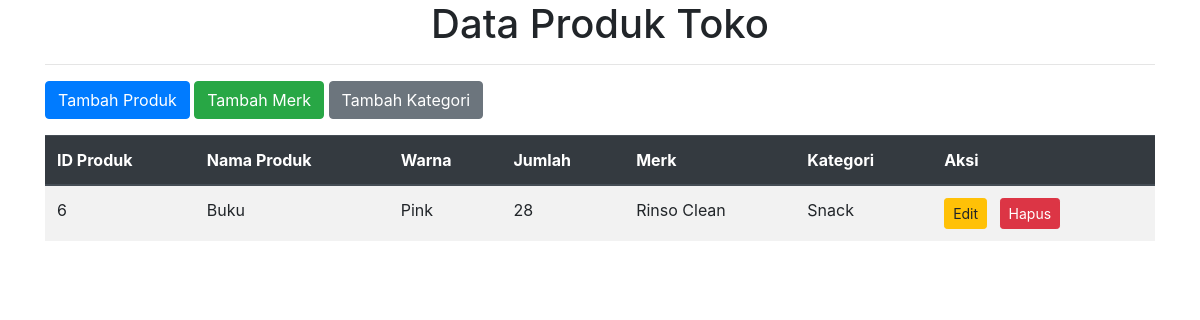
Before: / with the older database file.
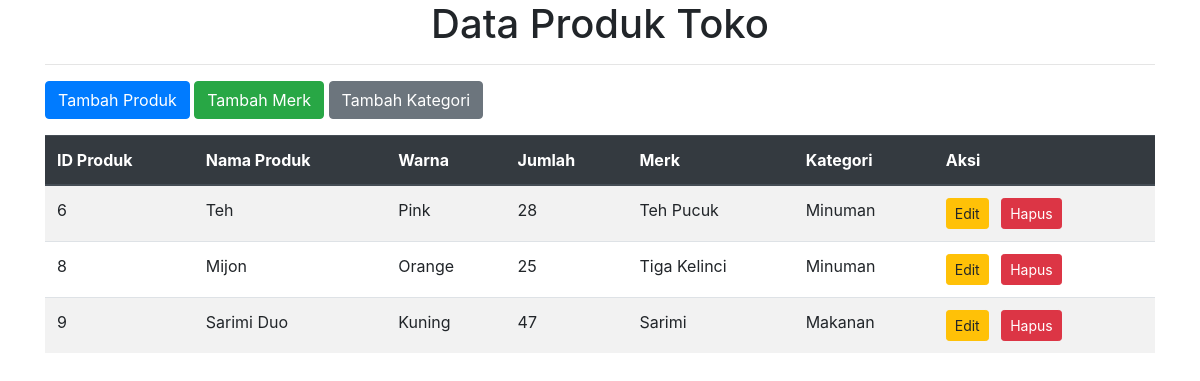
After: the same page with the newer database file.
### tables this page shows
CREATE TABLE `produk` (
  `id_produk` int(11) NOT NULL,
  `nama_produk` varchar(50) NOT NULL,
  `warna` varchar(50) NOT NULL,
  `jumlah` int(11) NOT NULL,
  `id_merk` int(11) NOT NULL,
  `id_kategori` int(11) NOT NULL
);

CREATE TABLE `merk` (
  `id_merk` int(11) NOT NULL,
  `nama_merk` varchar(50) NOT NULL
);

CREATE TABLE `kategori` (
  `id_kategori` int(11) NOT NULL,
  `nama_kategori` varchar(50) NOT NULL
);

### index.php (the view, shortened to what this page needs)
<!DOCTYPE html>
<html lang="en">
<head>
    <link rel="stylesheet" href="assets/bootstrap.css">
</head>
<body>
<div class="container">
<h1 class="text-gray-900 mb-3 text-center">Data Produk Toko</h1>
<hr>
<button type="button" class="btn btn-primary mb-3" data-toggle="modal" data-target="#tambahProduk">Tambah Produk</button>
<a type="button" class="btn btn-success mb-3" href="merk.php" role="button">Tambah Merk</a>
<a type="button" class="btn btn-secondary mb-3" href="create_kategori.php" role="button">Tambah Kategori</a>
    <table class="table table-striped">
    <thead class="thead-dark">
        <tr>
        <th scope="col">ID Produk</th>
        <th scope="col">Nama Produk</th>
        <th scope="col">Warna</th>
        <th scope="col">Jumlah</th>
        <th scope="col">Merk</th>
        <th scope="col">Kategori</th>
        <th scope="col">Aksi</th>
        </tr>
    </thead>
    <tbody>
    <?php
    $servername = "localhost";
    $username = "root";
    $password = "";
    $dbname = "toko";
    $conn = mysqli_connect($servername, $username, $password, $dbname);
    $sql = "SELECT * FROM produk INNER JOIN merk ON merk.id_merk = produk.id_merk INNER JOIN kategori ON kategori.id_kategori = produk.id_kategori";
        $result = mysqli_query($conn, $sql);
        if (mysqli_num_rows($result) > 0) {
            while($row = mysqli_fetch_assoc($result)) {?>
            <tr>
                <td><?php echo $row['id_produk']?></td>
                <td><?php echo $row['nama_produk']?></td>
                <td><?php echo $row['warna']?></td>
                <td><?php echo $row['jumlah']?></td>
                <td><?php echo $row['nama_merk']?></td>
                <td><?php echo $row['nama_kategori']?></td>
                <td><a class="btn btn-warning mr-2 btn-sm" href="edit_produk.php?id_produk=<?php echo $row['id_produk']?>" role="button">Edit</a>
                <a class="btn btn-danger mr-2 btn-sm" href="delete_produk.php?id_produk=<?php echo $row['id_produk']?>"  role="button">Hapus</a>
                </td>
            </tr>
            <?php
            }
        }else {
            echo "0 results";
        }
        ;?>
    </tbody>
</table>
</div>
</body>
</html>

Changed rows visible on the page:
changed produk "Pink": nama_produk "Buku" → "Teh"; id_merk.nama_merk "Rinso Clean" → "Teh Pucuk"; id_kategori.nama_kategori "Snack" → "Minuman"
added produk: id_produk "8", nama_produk "Mijon", warna "Orange", jumlah "25", id_merk.nama_merk "Tiga Kelinci", id_kategori.nama_kategori "Minuman"
added produk: id_produk "9", nama_produk "Sarimi Duo", warna "Kuning", jumlah "47", id_merk.nama_merk "Sarimi", id_kategori.nama_kategori "Makanan"
